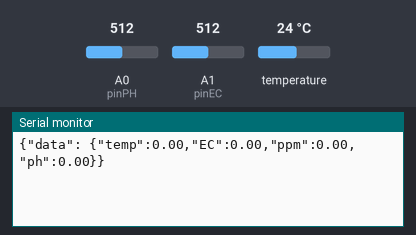
Recording of a sketch running on a simulated Arduino Uno, built with avr-gcc and run on an emulated ATmega328P. Shown: the last lines printed to the serial monitor. The test bench sets the inputs (shaded band); at power-on: temperature 24 °C, A0 (pinPH) = 512, A1 (pinEC) = 512.

Above: at 1.2 s.
1.3 s: temperature set to 12 °C
At 2.0 s:
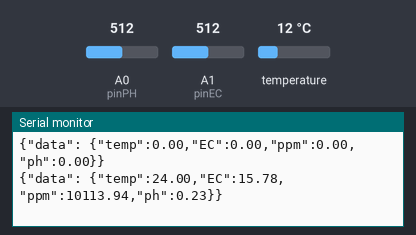
2.8 s: A0 (pinPH) set to 438
At 3.4 s:
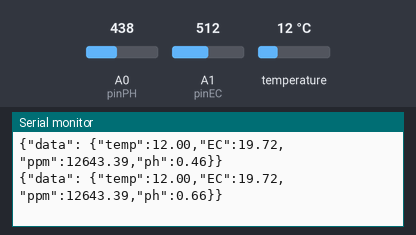
4.3 s: A1 (pinEC) set to 438
At 4.3 s:
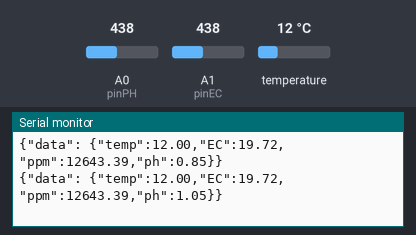
5.8 s: temperature set to 19 °C
At 6.9 s:
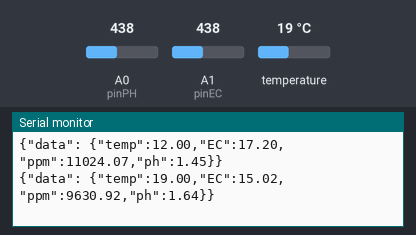
7.3 s: A0 (pinPH) set to 458
At 8.3 s:
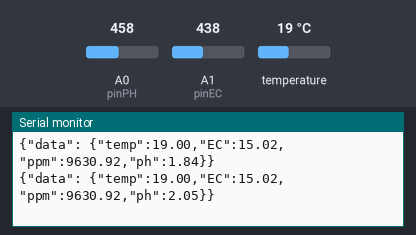
8.8 s: A1 (pinEC) set to 458
At 9.6 s:
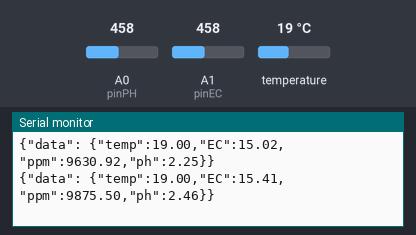
Timing chart, 0 to 11.3 s (numbered marks = the images above; inputs shaded):
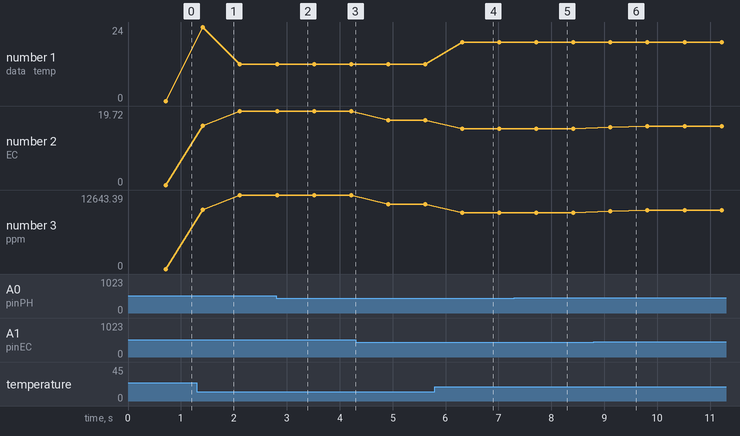

The sketch:

skripsi.ino
```cpp
#include <OneWire.h>

#define StartConvert 0
#define ReadTemperature 1
#define Offset 0.00            //deviation compensate
#define samplingInterval 20
#define ArrayLenth  40        //times of collection
#define samplingInterval 20
//#define printInterval 800

#define pinPH A0            //pH meter Analog output to Arduino Analog Input 0
#define pinEC A1
#define pinSuhu 2

int pHArray[ArrayLenth];      //Store the average value of the sensor feedback
int pHArrayIndex = 0;
const byte numReadings = 20;   //the number of sample times
unsigned int AnalogSampleInterval = 25, printInterval = 700, tempSampleInterval = 850; //analog sample interval;serial print interval;temperature sample interval
unsigned int readings[numReadings];      // the readings from the analog input
byte index = 0;                          // the index of the current reading
unsigned long AnalogValueTotal = 0;                  // the running total
unsigned int AnalogAverage = 0, averageVoltage = 0;             // the average
unsigned long AnalogSampleTime, printTime, tempSampleTime;
float temperature, ECcurrent, ppm, pHValue, voltage = 0;
String JSON;

//Temperature chip i/o
OneWire ds(pinSuhu);      // on digital pin 2

void setup() {
  // EC Meter:
  Serial.begin(115200);
  for (byte thisReading = 0; thisReading < numReadings; thisReading++) {
    readings[thisReading] = 0;
  }
  TempProcess(StartConvert);   //let the DS18B20 start the convert
  AnalogSampleTime = millis();
  printTime = millis();
  tempSampleTime = millis();
}

void loop() {
  // put your main code here, to run repeatedly:
  // Bagian EC meter
  if (millis() - AnalogSampleTime >= AnalogSampleInterval)
  {
    AnalogSampleTime = millis();
    AnalogValueTotal = AnalogValueTotal - readings[index];
    readings[index] = analogRead(pinEC);
    AnalogValueTotal = AnalogValueTotal + readings[index];
    index = index + 1;
    if (index >= numReadings) {
      index = 0;
    }
    AnalogAverage = AnalogValueTotal / numReadings;
  }

  //Bagian suhu
  if (millis() - tempSampleTime >= tempSampleInterval)
  {
    tempSampleTime = millis();
    temperature = TempProcess(ReadTemperature);  // read the current temperature from the  DS18B20
    TempProcess(StartConvert);                   //after the reading,start the convert for next reading
  }
  /*
    Every once in a while,print the information on the serial monitor.
  */
  if (millis() - printTime >= printInterval)
  {
    printTime = millis();
    averageVoltage = AnalogAverage * (float)5000 / 1024;

    float TempCoefficient = 1.0 + 0.0185 * (temperature - 25.0); //temperature compensation formula: fFinalResult(25^C) = fFinalResult(current)/(1.0+0.0185*(fTP-25.0));
    float CoefficientVolatge = (float)averageVoltage / TempCoefficient;


    pHArray[pHArrayIndex++] = analogRead(pinPH);
    if (pHArrayIndex == ArrayLenth)pHArrayIndex = 0;
    voltage = avergearray(pHArray, ArrayLenth) * 5.0 / 1024;
    pHValue = 3.5 * voltage + Offset;


    if (CoefficientVolatge < 150) {
//      Serial.println("No solution!"); //25^C 1413us/cm<-->about 216mv  if the voltage(compensate)<150,that is <1ms/cm,out of the range
      ECcurrent = 0;
      ppm = 0;
    }
    else if (CoefficientVolatge > 3300) {
      ECcurrent = 0;
      ppm = 0;
//      Serial.println("Out of the range!"); //>20ms/cm,out of the range
    }
    else
    {
      if (CoefficientVolatge <= 448){
        ECcurrent = 6.84 * CoefficientVolatge - 64.32; //1ms/cm<EC<=3ms/cm
      }
      else if (CoefficientVolatge <= 1457){
        ECcurrent = 6.98 * CoefficientVolatge - 127; //3ms/cm<EC<=10ms/cm
      }
      else {
        ECcurrent = 5.3 * CoefficientVolatge + 2278; //10ms/cm<EC<20ms/cm
      }
      ECcurrent /= 1000;  //convert us/cm to ms/cm
      ppm = ECcurrent / 0.00156;
    }

    JSON = "{\"data\": {";
    JSON += "\"temp\":";
    JSON += temperature;
    JSON += ",\"EC\":";
    JSON += ECcurrent;
    JSON += ",\"ppm\":";
    JSON += ppm;
    JSON += ",\"ph\":";
    JSON += pHValue;
    JSON += "}}";
    Serial.println(JSON);

  }
  //  static unsigned long samplingTime = millis();
  //  static unsigned long printTime = millis();
  //  static float pHValue, voltage;
  //  if (millis() - samplingTime > samplingInterval)
  //  {
  //    pHArray[pHArrayIndex++] = analogRead(pinPH);
  //    if (pHArrayIndex == ArrayLenth)pHArrayIndex = 0;
  //    voltage = avergearray(pHArray, ArrayLenth) * 5.0 / 1024;
  //    pHValue = 3.5 * voltage + Offset;
  //    samplingTime = millis();
  //  }
  //  if (millis() - printTime > printInterval)  //Every 800 milliseconds, print a numerical, convert the state of the LED indicator
  //  {
  //    Serial.print("pH : ");
  //    Serial.println(pHValue, 2);
  //    printTime = millis();
  //  }
}


float TempProcess(bool ch)
{
  //returns the temperature from one DS18B20 in DEG Celsius
  static byte data[12];
  static byte addr[8];
  static float TemperatureSum;
  if (!ch) {
    if ( !ds.search(addr)) {
      Serial.println("no more sensors on chain, reset search!");
      ds.reset_search();
      return 0;
    }
    if ( OneWire::crc8( addr, 7) != addr[7]) {
      Serial.println("CRC is not valid!");
      return 0;
    }
    if ( addr[0] != 0x10 && addr[0] != 0x28) {
      Serial.print("Device is not recognized!");
      return 0;
    }
    ds.reset();
    ds.select(addr);
    ds.write(0x44, 1); // start conversion, with parasite power on at the end
  }
  else {
    byte present = ds.reset();
    ds.select(addr);
    ds.write(0xBE); // Read Scratchpad
    for (int i = 0; i < 9; i++) { // we need 9 bytes
      data[i] = ds.read();
    }
    ds.reset_search();
    byte MSB = data[1];
    byte LSB = data[0];
    float tempRead = ((MSB << 8) | LSB); //using two's compliment
    TemperatureSum = tempRead / 16;
  }
  return TemperatureSum;
}


double avergearray(int* arr, int number) {
  int i;
  int max, min;
  double avg;
  long amount = 0;
  if (number <= 0) {
    Serial.println("Error number for the array to avraging!/n");
    return 0;
  }
  if (number < 5) { //less than 5, calculated directly statistics
    for (i = 0; i < number; i++) {
      amount += arr[i];
    }
    avg = amount / number;
    return avg;
  } else {
    if (arr[0] < arr[1]) {
      min = arr[0]; max = arr[1];
    }
    else {
      min = arr[1]; max = arr[0];
    }
    for (i = 2; i < number; i++) {
      if (arr[i] < min) {

        amount += min;      //arr<min
        min = arr[i];
      } else {
        if (arr[i] > max) {
          amount += max;  //arr>max
          max = arr[i];
        } else {
          amount += arr[i]; //min<=arr<=max
        }
      }//if
    }//for
    avg = (double)amount / (number - 2);
  }//if
  return avg;
}
```

Measured:
- after the input at 2.8 s, the serial monitor: prints a new line at once (image 2)
- after the input at 5.8 s, the serial monitor: prints a new line after 0.52 s (image 4)
- after the input at 7.3 s, the serial monitor: prints a new line after 0.42 s (image 5)
- after the input at 8.8 s, the serial monitor: prints a new line after 0.32 s (image 6)
- plotted number 1: 0 → 12 after the input at 1.3 s, 12 → 19 after the input at 5.8 s
- plotted number 2: 0 → 19.72 after the input at 1.3 s, 19.72 → 17.2 after the input at 4.3 s, 17.2 → 15.02 after the input at 5.8 s, 15.02 → 15.61 after the input at 8.8 s
- plotted number 3: 0 → 12643.39 after the input at 1.3 s, 12643.39 → 11024.07 after the input at 4.3 s, 11024.07 → 9630.92 after the input at 5.8 s, 9630.92 → 10005.44 after the input at 8.8 s
